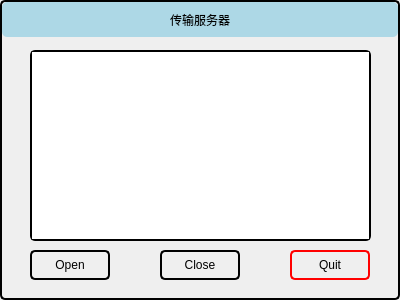
<?xml version="1.0" encoding="UTF-8"?>
<ui version="4.0">
 <class>TransferServer</class>
 <widget class="QDialog" name="TransferServer">
  <property name="geometry">
   <rect>
    <x>0</x>
    <y>0</y>
    <width>400</width>
    <height>300</height>
   </rect>
  </property>
  <property name="windowTitle">
   <string>TransferServer</string>
  </property>
  <property name="styleSheet">
   <string notr="true">font: 11pt &quot;微软雅黑&quot;;
border: 2px solid black;
border-radius: 5px;</string>
  </property>
  <widget class="QListWidget" name="listWidget">
   <property name="geometry">
    <rect>
     <x>30</x>
     <y>50</y>
     <width>341</width>
     <height>191</height>
    </rect>
   </property>
  </widget>
  <widget class="QPushButton" name="pushButton_quit">
   <property name="geometry">
    <rect>
     <x>290</x>
     <y>250</y>
     <width>80</width>
     <height>30</height>
    </rect>
   </property>
   <property name="styleSheet">
    <string notr="true">border-color: rgb(255, 0, 0);</string>
   </property>
   <property name="text">
    <string>Quit</string>
   </property>
  </widget>
  <widget class="QLabel" name="label">
   <property name="geometry">
    <rect>
     <x>2</x>
     <y>2</y>
     <width>396</width>
     <height>35</height>
    </rect>
   </property>
   <property name="styleSheet">
    <string notr="true">font: bold 12pt &quot;微软雅黑&quot;;
border:none;
background-color: lightblue;</string>
   </property>
   <property name="text">
    <string>传输服务器</string>
   </property>
   <property name="alignment">
    <set>Qt::AlignCenter</set>
   </property>
  </widget>
  <widget class="QPushButton" name="pushButton_open">
   <property name="geometry">
    <rect>
     <x>30</x>
     <y>250</y>
     <width>80</width>
     <height>30</height>
    </rect>
   </property>
   <property name="text">
    <string>Open</string>
   </property>
  </widget>
  <widget class="QPushButton" name="pushButton_close">
   <property name="geometry">
    <rect>
     <x>160</x>
     <y>250</y>
     <width>80</width>
     <height>30</height>
    </rect>
   </property>
   <property name="text">
    <string>Close</string>
   </property>
  </widget>
 </widget>
 <layoutdefault spacing="6" margin="11"/>
 <resources/>
 <connections/>
</ui>
